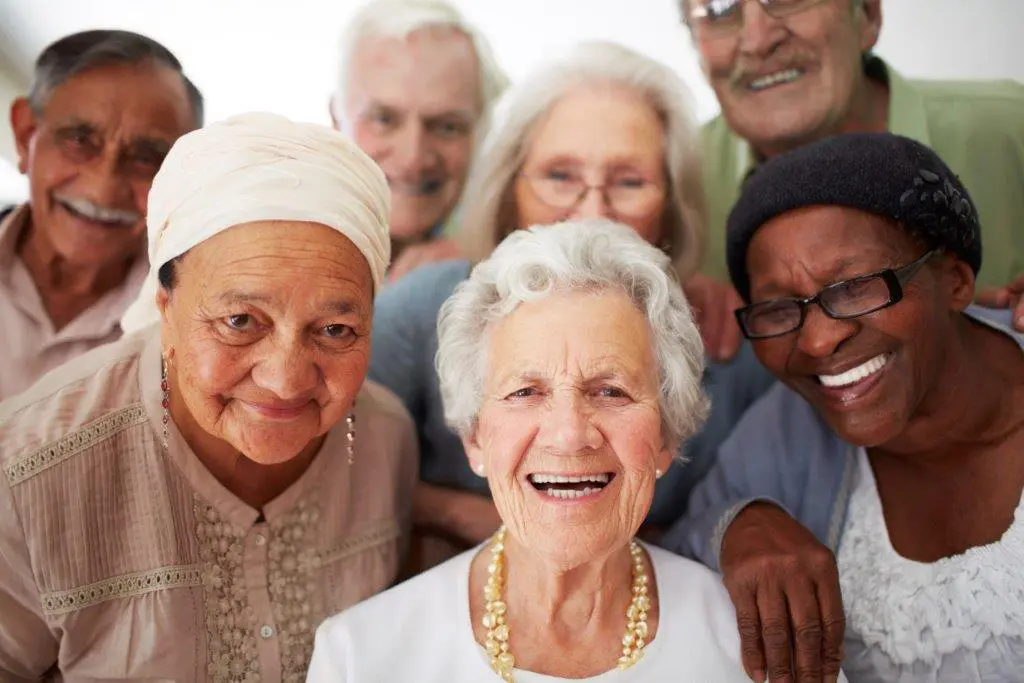
#> input picture atividade-22-05-2024/idosos-felizes.png, 1024 x 683 px
$ jupyter execute --allow-errors lab2.ipynb
#> lines starting #> are read from the running program, lines starting #| are printed output that depends on the picture
[cell 1]
import numby as np
import cv2
from matplotlib import pyplot as plt

img = cv2.imread('idosos-felizes.png', 0)
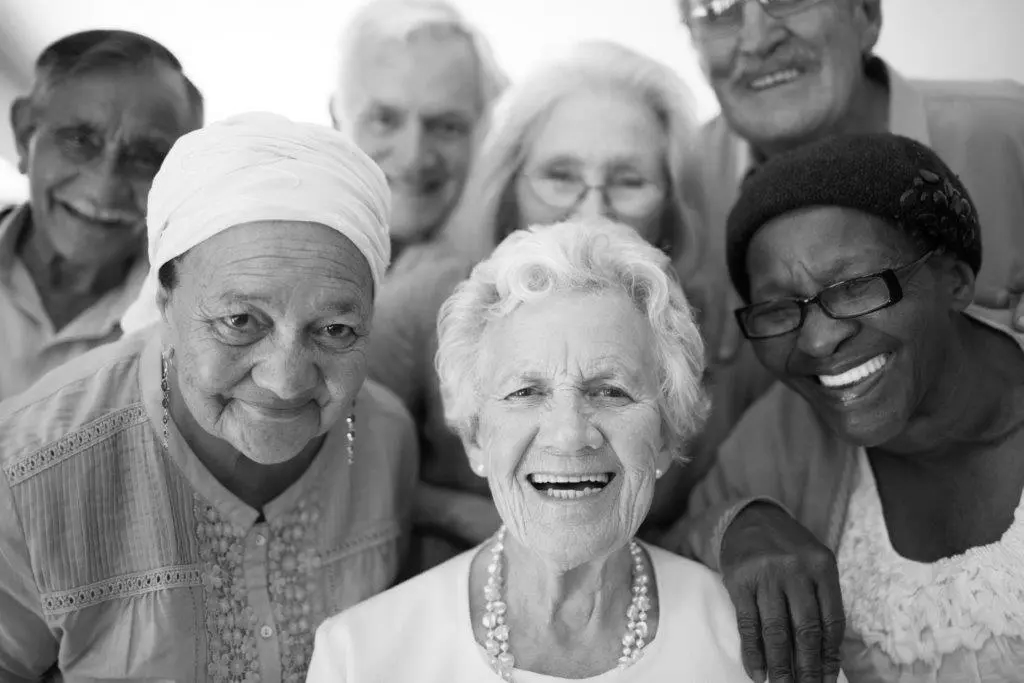
#> img: shape (683, 1024); min 0, max 255, mean 133.8

#> (the rest of this cell did not finish here and is left out)
